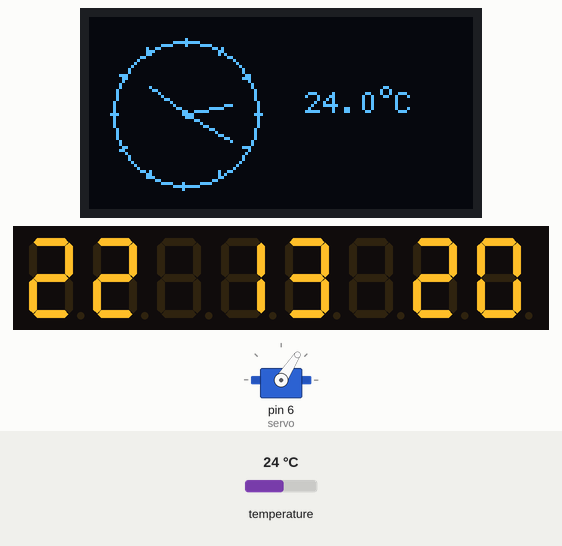
A sketch run on a simulated Arduino Uno, built with avr-gcc and run on an emulated ATmega328P. On the bench: servo, 128×64 one-colour display, 8-digit seven-segment display. The inputs (shaded band) are chosen by the test bench; at power-on: temperature 24 °C. The local clock reads 2024-03-15 10:24:30 at power-on unless the sketch sets it; what the sketch prints to the serial monitor is not drawn.

Above: at 1.2 s.
1.3 s: temperature set to 12 °C
At 3.1 s:
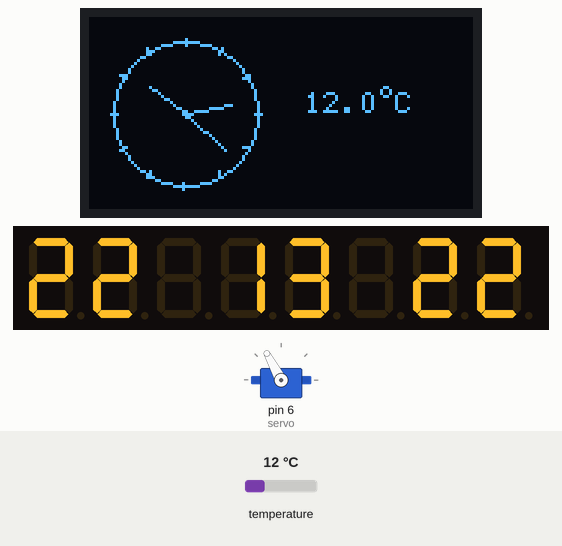
4.3 s: temperature set to 28 °C
At 6.8 s:
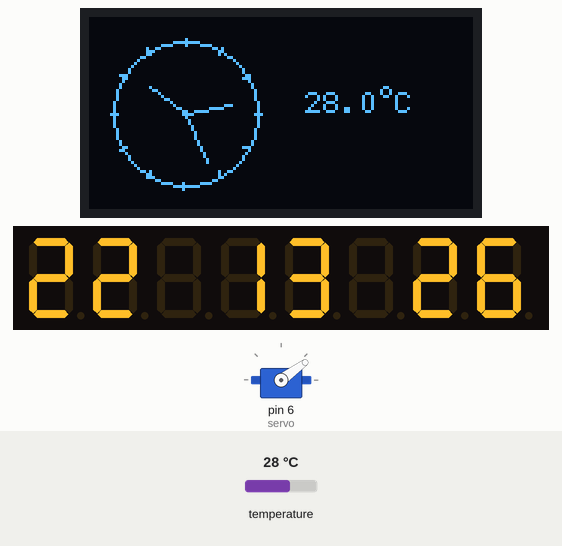
7.3 s: temperature set to 33 °C
At 8.9 s:
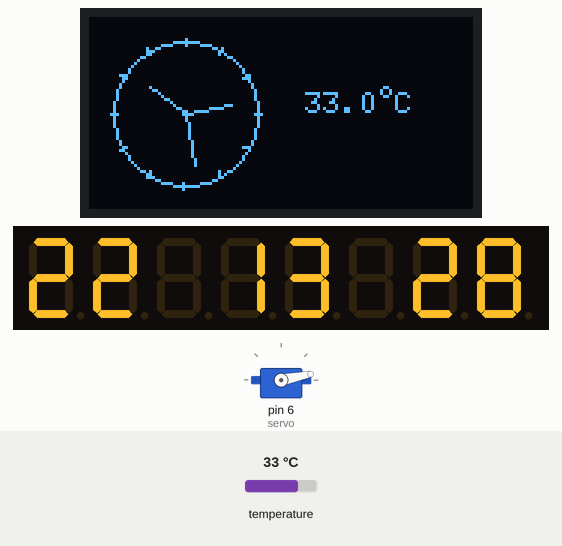
10.3 s: temperature set to 1 °C
At 12.0 s:
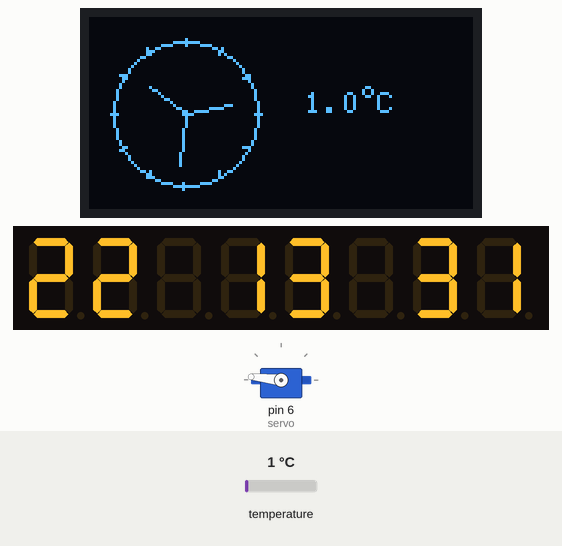
13.3 s: temperature set to 11 °C
At 15.1 s:
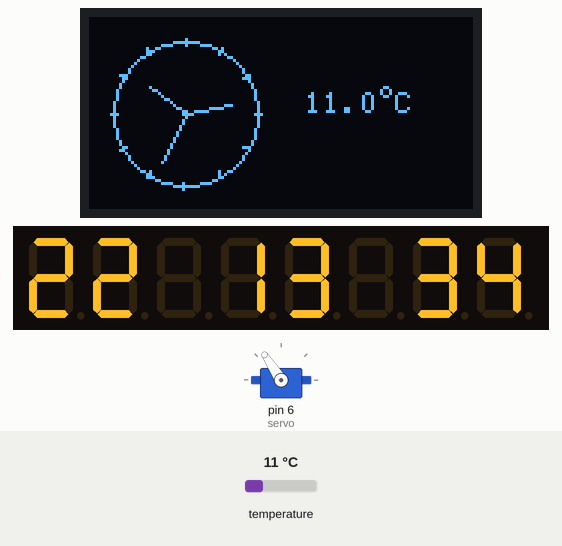
Timing chart, 0 to 16.6 s (numbered marks = the images above; inputs shaded):
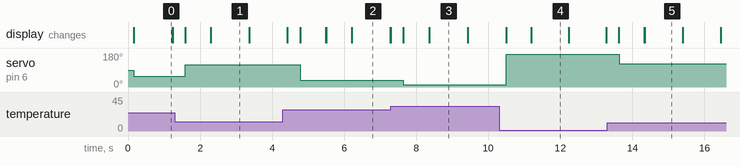

Measured:
- after the input at 1.3 s, servo on pin 6 (servo): 57° → 118° after 0.29 s
- after the input at 4.3 s, servo on pin 6 (servo): 118° → 36° after 0.48 s
- after the input at 7.3 s, servo on pin 6 (servo): 36° → 11° after 0.35 s
- after the input at 10.3 s, servo on pin 6 (servo): 11° → 174° after 0.20 s
- after the input at 13.3 s, servo on pin 6 (servo): 174° → 123° after 0.33 s
- what the display in image 0 shows lasts 1.0 s, from 0.2 s to 1.2 s
- what the display in image 4 shows lasts 1.0 s, from 11.2 s to 12.2 s

The sketch:

ovningsprojekt.ino
```cpp
/*
* Name: övningsprojekt
* Author: Elmer Nolgren Saldert
* Date: 2025-11-11
* Description: This project uses a ds3231 to measure time and displays the time to an 1306 oled display in the form of an analog clock,
* Further, it measures temperature with ds3231 and displays a mapped value to a 9g-servo-motor, together with the raw value on the oled display.
* It also writes the time to an 8 segment display in the format hh:mm:ss.
*/

// Include Libraries
#include <RTClib.h>
#include <Wire.h>
#include <U8glib.h>
#include <Servo.h>
#include <LedControl.h>

// Construct objects
RTC_DS3231 rtc;
U8GLIB_SSD1306_128X64 u8g(U8G_I2C_OPT_NO_ACK);
LedControl lc = LedControl(9, 10, 11, 2);
Servo servo;

void setup() {
  // init communication
  Serial.begin(9600);
  Wire.begin();

  // Init Hardware
  rtc.begin();
  lc.shutdown(0, false);

  // Settings
  rtc.adjust(DateTime(F(__DATE__), F(__TIME__)));
  u8g.setFont(u8g_font_6x12);
  lc.setIntensity(0, 8);
  lc.clearDisplay(0);
  servo.attach(6);
}

void loop() {
  // Get time and temperature from DS3231
  DateTime now = rtc.now();
  float temp = getTemp();

  // Write time and temperature to screen, servo and 8 segment display
  drawClock(now, temp);
  servoWrite(temp);
  writeTime(now);

  // Print time to serial monitor
  Serial.println(formatTime(now));

  delay(200);
}

//This function takes a DateTime object and return in formated as hh:mm:ss as a String
//Parameters: DateTime time
//Returns: time in hh:mm:ss as String
String formatTime(DateTime time) {
  return (
    (time.hour() < 10 ? "0" : "") + String(time.hour())) + ":"
    + ((time.minute() < 10 ? "0" : "") + String(time.minute())) + ":"
    + ((time.second() < 10 ? "0" : "") + String(time.second()));
}

/*
* This function takes temperature from ds3231 and returns as a float
*Parameters: Void
*Returns: temperature as float
*/
float getTemp() {
  return rtc.getTemperature();
}

/*
* This function takes a DateTime object and a temperature, and draws an analog clock together with the temperature on the u8g display
*Parameters: - DateTime time, float temp
*Returns: void
*/
void drawClock(DateTime time, float temp) {
  // Define constants
  const int CLOCK_SIZE = 24;
  const int CLOCK_X = 32;
  const int CLOCK_Y = 32;

  const int HOUR_HAND = 14;
  const int MIN_HAND = 16;
  const int SEC_HAND = 18;

  // Get components of DateTime

  float second = time.second();
  float minute = time.minute() + second / 60.0;
  float hour = time.hour() + minute / 60.0;

  // Calculate hand angles

  float hours_angle = (2.0 * PI * hour / 12.0) - HALF_PI;
  float minutes_angle = (2.0 * PI * minute / 60.0) - HALF_PI;
  float seconds_angle = (2.0 * PI * second / 60.0) - HALF_PI;

  // Draw on the screen
  u8g.firstPage();
  do {
    {  // Draw clock
      u8g.drawCircle(CLOCK_X, CLOCK_Y, CLOCK_SIZE);
      u8g.drawCircle(CLOCK_X, CLOCK_Y, 1);

      // Hour hand
      u8g.drawLine(CLOCK_X, CLOCK_Y, CLOCK_X + cos(hours_angle) * HOUR_HAND, CLOCK_Y + sin(hours_angle) * HOUR_HAND);

      // Minute hand
      u8g.drawLine(CLOCK_X, CLOCK_Y, CLOCK_X + cos(minutes_angle) * MIN_HAND, CLOCK_Y + sin(minutes_angle) * MIN_HAND);

      // Second hand
      u8g.drawLine(CLOCK_X, CLOCK_Y, CLOCK_X + cos(seconds_angle) * SEC_HAND, CLOCK_Y + sin(seconds_angle) * SEC_HAND);

      for (int i = 0; i < 12; i++) {
        float angle = 2.0 * PI * i / 12.0;

        u8g.drawLine(CLOCK_X + sin(angle) * (CLOCK_SIZE - 1), CLOCK_Y - cos(angle) * (CLOCK_SIZE - 1), CLOCK_X + sin(angle) * (CLOCK_SIZE + 1), CLOCK_Y - cos(angle) * (CLOCK_SIZE + 1));
      }
    }
    {  // Draw temp
      String str = String(temp, INT1) + char(176) + "C";
      u8g.drawStr(72, 32, str.c_str());
    }
  } while (u8g.nextPage());
}

/*
* takes a temperature value and maps it to corresppnding degree on a servo
*Parameters: - value: temperature
*Returns: void
*/
void servoWrite(float value) {
  servo.write(179 - map(value, 0, 35, 0, 179));
}

/*
* Takes a DateTime object and writes it to the 8 segment display
*Parameters: - DateTime time:
*Returns: void
*/
void writeTime(DateTime time) {
  lc.setDigit(0, 0, time.second() % 10, false);
  lc.setDigit(0, 1, time.second() / 10, false);

  lc.setDigit(0, 3, time.minute() % 10, false);
  lc.setDigit(0, 4, time.minute() / 10, false);

  lc.setDigit(0, 6, time.hour() % 10, false);
  lc.setDigit(0, 7, time.hour() / 10, false);
}
```
